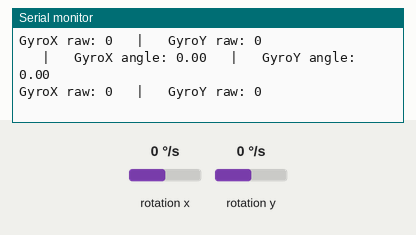
This sketch was run on a simulated Arduino Uno, built with avr-gcc and run on an emulated ATmega328P. Shown: the last lines printed to the serial monitor. Wiring (inferred from the names in the program): MPU-6050 motion sensor at I2C address 0x68. The inputs (shaded band) are chosen by the test bench; at power-on: rotation x 0 °/s, rotation y 0 °/s.

Above: at 1.3 s.
1.4 s: rotation x set to -192 °/s
At 1.56 s:
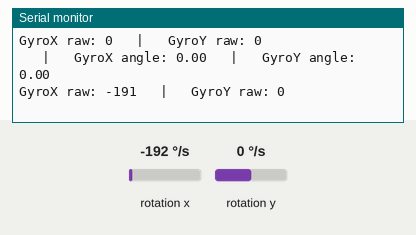
4.4 s: rotation y set to -192 °/s
At 4.57 s:
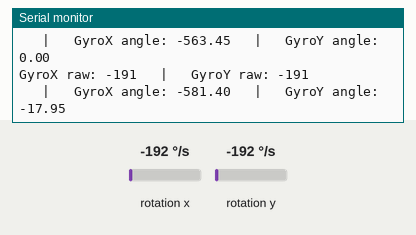
7.4 s: rotation x set to -100 °/s
At 7.48 s:
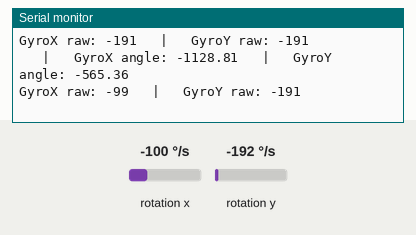
10.4 s: rotation y set to 0 °/s
At 10.45 s:
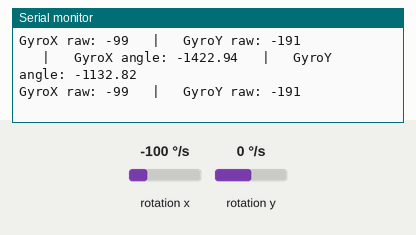
13.4 s: rotation x set to 0 °/s
At 13.45 s:
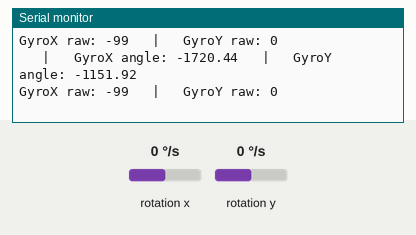
16.4 s: rotation y set to -100 °/s
At 16.48 s:
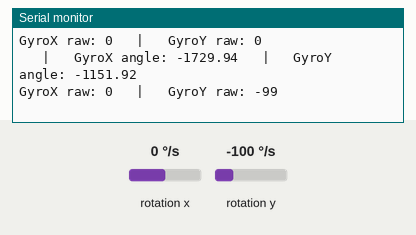
Timing chart, 0 to 19.4 s (numbered marks = the images above; inputs shaded):
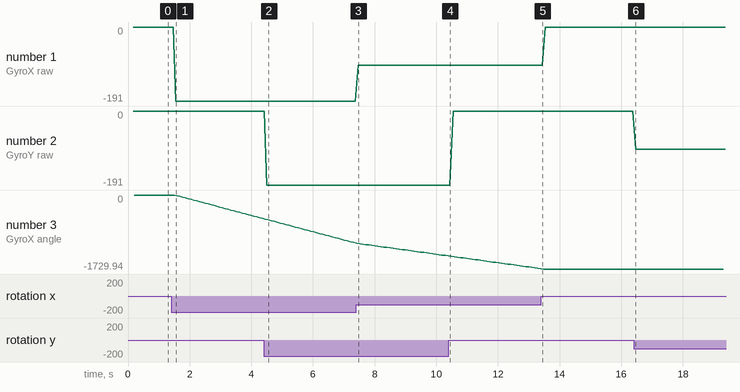

Measured:
- after the input at 1.4 s, the serial monitor: prints a new line after 0.15 s (image 1)
- after the input at 4.4 s, the serial monitor: prints a new line after 0.11 s (image 2)
- after the input at 7.4 s, the serial monitor: prints a new line after 0.07 s (image 3)
- after the input at 16.4 s, the serial monitor: prints a new line after 0.08 s (image 6)
- plotted number 1: 0 → -191 after the input at 1.4 s, -191 → -99 after the input at 7.4 s
- plotted number 2: -191 → 0 after the input at 10.4 s
- plotted number 3: 0 → -545.88 after the input at 1.4 s, -545.88 → -1109.52 after the input at 4.4 s, -1109.52 → -1422.94 after the input at 7.4 s, -1422.94 → -1720.44 after the input at 10.4 s

The sketch:

mpu6050.ino
```cpp
/* http://www.youtube.com/c/electronoobs
 *
 * This is an example where we configure te data of the MPU6050
 * and read the gyro data and print it to the serial monitor
 *
 * Arduino pin    |   MPU6050
 * 5V             |   Vcc
 * GND            |   GND
 * A4             |   SDA
 * A5             |   SCL
 */

//Includes
#include <Wire.h>


//Variables
float elapsedTime, time, timePrev;        //Variables for time control
int gyro_error=0;                         //We use this variable to only calculate once the gyro data error
int16_t Gyr_rawX, Gyr_rawY, Gyr_rawZ;     //Here we store the raw data read
float Gyro_angle_x, Gyro_angle_y;         //Here we store the angle value obtained with Gyro data
float Gyro_raw_error_x, Gyro_raw_error_y; //Here we store the initial gyro data error


void setup() {
  Wire.begin();                           //begin the wire comunication
  Wire.beginTransmission(0x68);           //begin, Send the slave adress (in this case 68)
  Wire.write(0x6B);                       //make the reset (place a 0 into the 6B register)
  Wire.write(0x00);
  Wire.endTransmission(true);             //end the transmission

  Wire.beginTransmission(0x68);           //begin, Send the slave adress (in this case 68)
  Wire.write(0x1B);                       //We want to write to the GYRO_CONFIG register (1B hex)
  Wire.write(0x10);                       //Set the register bits as 00010000 (1000dps full scale)
  Wire.endTransmission(true);             //End the transmission with the gyro

  Serial.begin(9600);                     //Remember to set this same baud rate to the serial monitor
  time = millis();                        //Start counting time in milliseconds


/*Here we calculate the gyro data error before we start the loop
 * I make the mean of 200 values, that should be enough*/
  if(gyro_error==0)
  {
    for(int i=0; i<200; i++)
    {
      Wire.beginTransmission(0x68);            //begin, Send the slave adress (in this case 68)
      Wire.write(0x43);                        //First adress of the Gyro data
      Wire.endTransmission(false);
      Wire.requestFrom(0x68,4,true);           //We ask for just 4 registers

      Gyr_rawX=Wire.read()<<8|Wire.read();     //Once again we shif and sum
      Gyr_rawY=Wire.read()<<8|Wire.read();

      /*---X---*/
      Gyro_raw_error_x = Gyro_raw_error_x + (Gyr_rawX/32.8);
      /*---Y---*/
      Gyro_raw_error_y = Gyro_raw_error_y + (Gyr_rawY/32.8);
      if(i==199)
      {
        Gyro_raw_error_x = Gyro_raw_error_x/200;
        Gyro_raw_error_y = Gyro_raw_error_y/200;
        gyro_error=1;
      }
    }
  }
}//end of setup void


void loop() {
    timePrev = time;                        // the previous time is stored before the actual time read
    time = millis();                        // actual time read
    elapsedTime = (time - timePrev) / 1000; //divide by 1000 in order to obtain seconds


//////////////////////////////////////Gyro read/////////////////////////////////////

    Wire.beginTransmission(0x68);            //begin, Send the slave adress (in this case 68)
    Wire.write(0x43);                        //First adress of the Gyro data
    Wire.endTransmission(false);
    Wire.requestFrom(0x68,4,true);           //We ask for just 4 registers

    Gyr_rawX=Wire.read()<<8|Wire.read();     //Once again we shif and sum
    Gyr_rawY=Wire.read()<<8|Wire.read();
    /*Now in order to obtain the gyro data in degrees/seconds we have to divide first
    the raw value by 32.8 because that's the value that the datasheet gives us for a 1000dps range*/
    /*---X---*/
    Gyr_rawX = (Gyr_rawX/32.8) - Gyro_raw_error_x;
    /*---Y---*/
    Gyr_rawY = (Gyr_rawY/32.8) - Gyro_raw_error_y;

    /*Now we integrate the raw value in degrees per seconds in order to obtain the angle
    * If you multiply degrees/seconds by seconds you obtain degrees */
    /*---X---*/
    Gyro_angle_x = Gyro_angle_x  + Gyr_rawX*elapsedTime;
    /*---X---*/
    Gyro_angle_y = Gyro_angle_y  + Gyr_rawY*elapsedTime;

    Serial.print("GyroX raw: ");
    Serial.print(Gyr_rawX);
    Serial.print("   |   ");
    Serial.print("GyroY raw: ");
    Serial.println(Gyr_rawY);
    Serial.print("   |   ");
    Serial.print("GyroX angle: ");
    Serial.print(Gyro_angle_x);
    Serial.print("   |   ");
    Serial.print("GyroY angle: ");
    Serial.println(Gyro_angle_y);

}
```
